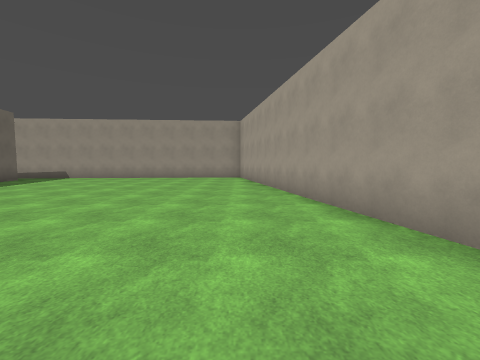
[1] (above)

16 first-person views from a walk through a Godot game level. The camera is 1.5 m above the floor, tilts 4° down and sees 90° across. The floor is counted in squares, 2 m on a side. Each view is taken from the middle of a square. On the plan, view 1 faces up. The plan holds only what a view shows up to about 9 squares ahead; the rest is blank. The place goes on beyond the plan. Surface patterns are stand-ins for the level's own textures.

[2]
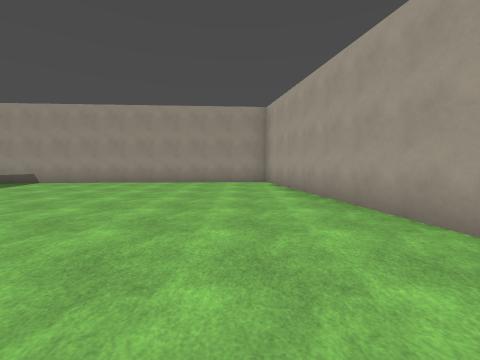

[3]
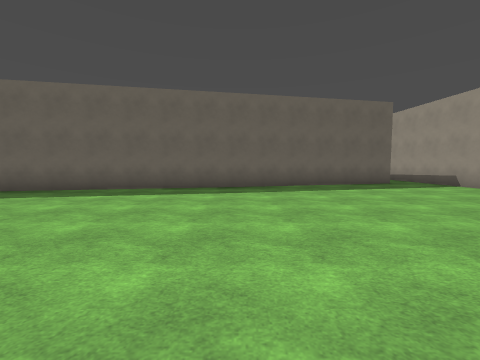

[4]
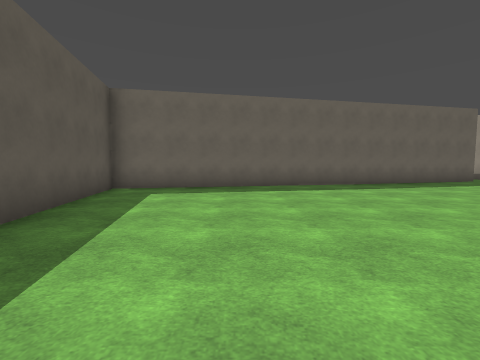

[5]
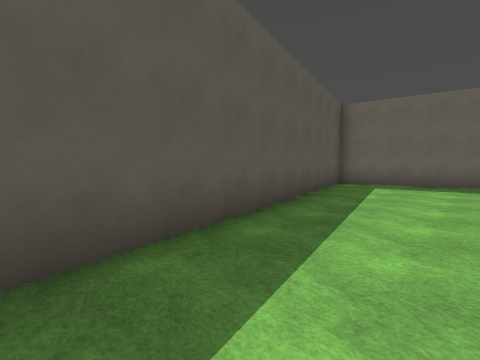

[6]
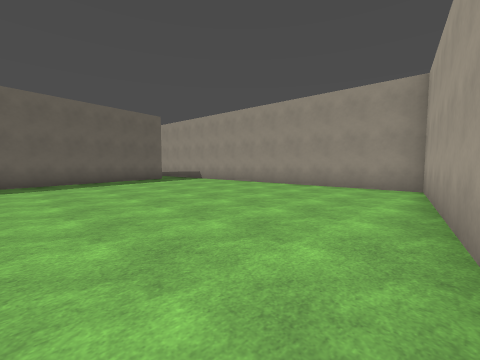

[7]
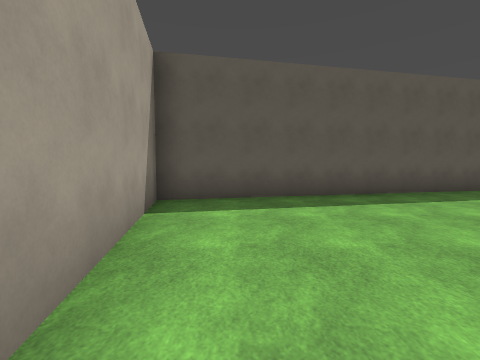

[8]
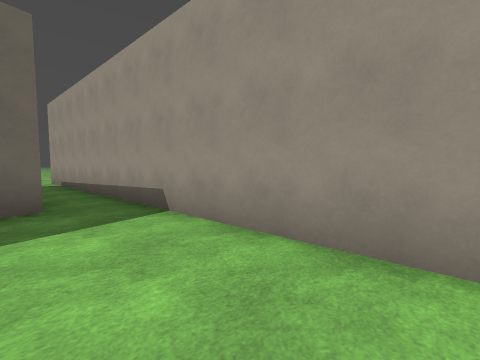

[9]
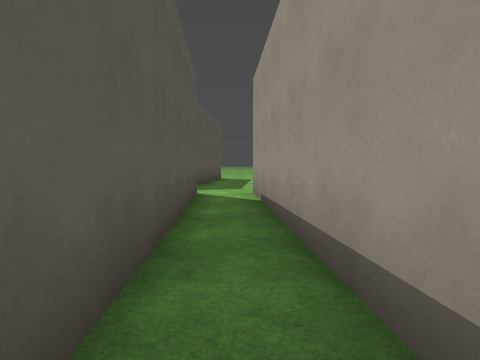

[10]
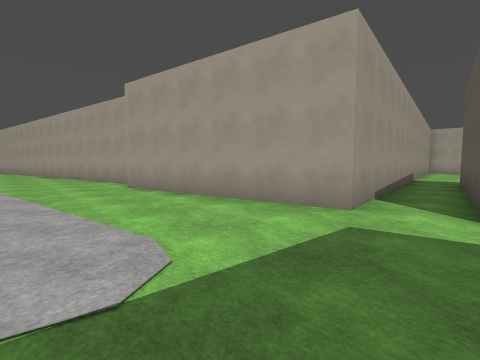

[11]
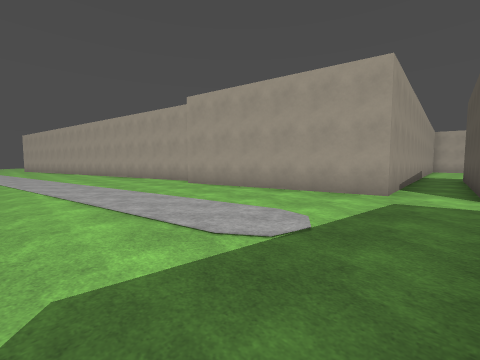

[12]
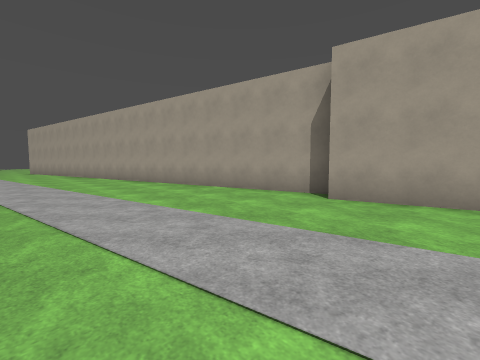

[13]
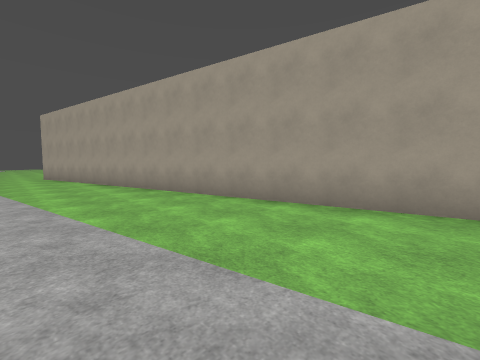

[14]
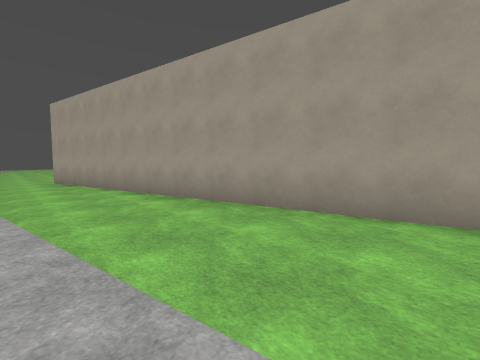

[15]
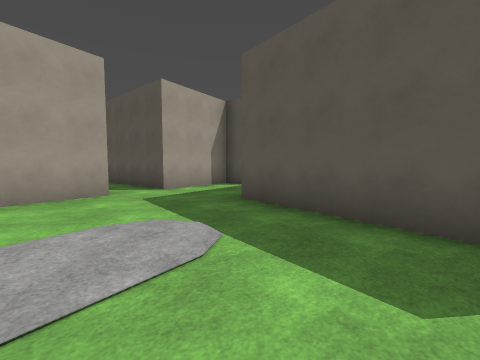

[16]
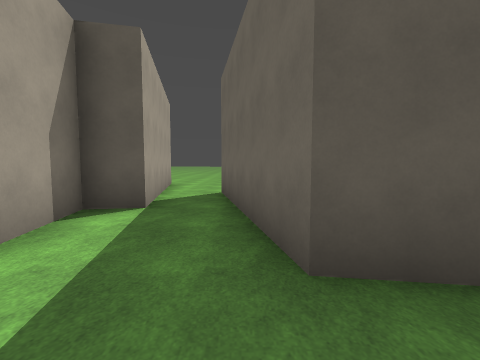

### Floor plan
Points are (right, up) in squares from view 1. A wall is a line through its corners. A room is listed if a view was taken in it or the views show most of it. See-through windows are left out.
Room 1 (views 1, 2, 3, 4, 5, 6, 7, 8, 9)
walls: (-16, 9.9) (-9.7, 10.4) (-7, -2.8) (2.7, -0.8) (0, 12.4) (-16.3, 11.3)
ways out: opening at (-16, 11) to room 2
Room 2 (views 10, 11, 12, 13, 14, 15, 16)
walls: (-16.8, 17.3) (-20.6, 36.3); (-16.3, 11.3) (-17.4, 17.1); (-22.1, 9.8) (-18.5, 9.4) (-17.5, 4.8); (-15.9, 4.6) (-16.4, 7) (-15.4, 7.2) (-16, 9.9)
ways out: opening at (-16, 11) to room 1; opening at (-17, 4)

Positions as (right, up) in squares from view 1, and headings:
1: (0, 0), facing up
2: (-1, 3), facing up
3: (-1, 5), facing left
4: (0, 1), facing left
5: (2, 1), facing down-left
6: (1, 5), facing up-left
7: (1, 4), facing down
8: (-5, 10), facing up-left
9: (-10, 11), facing left
10: (-20, 10), facing up-right
11: (-22, 10), facing up-right
12: (-22, 15), facing up-right
13: (-22, 22), facing up-right
14: (-22, 25), facing up-right
15: (-22, 13), facing down-right
16: (-18, 11), facing down
